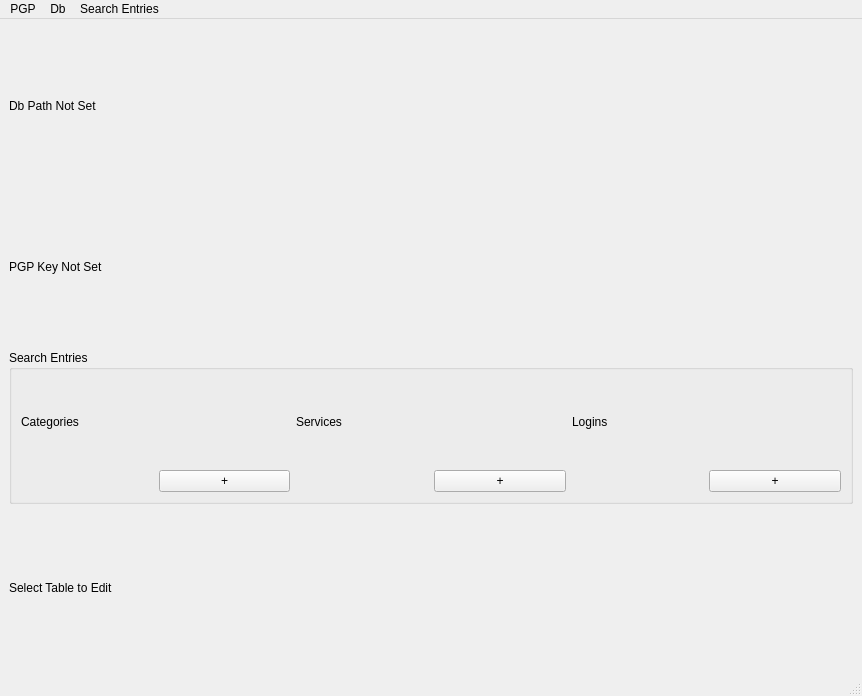
<?xml version="1.0" encoding="UTF-8"?>
<ui version="4.0">
 <class>MainWindow</class>
 <widget class="QMainWindow" name="MainWindow">
  <property name="geometry">
   <rect>
    <x>0</x>
    <y>0</y>
    <width>862</width>
    <height>696</height>
   </rect>
  </property>
  <property name="windowTitle">
   <string>MainWindow</string>
  </property>
  <widget class="QWidget" name="centralwidget">
   <layout class="QGridLayout" name="gridLayout_2">
    <item row="2" column="0">
     <widget class="QLabel" name="labelPGP">
      <property name="text">
       <string>PGP Key Not Set</string>
      </property>
     </widget>
    </item>
    <item row="1" column="0">
     <widget class="QLabel" name="labelDbPath">
      <property name="text">
       <string>Db Path Not Set</string>
      </property>
     </widget>
    </item>
    <item row="4" column="0" colspan="2">
     <widget class="QGroupBox" name="searchGroupBox">
      <property name="title">
       <string>Search Entries</string>
      </property>
      <layout class="QGridLayout" name="gridLayout_3">
       <item row="1" column="8">
        <widget class="QPushButton" name="loginsPushButton">
         <property name="text">
          <string>+</string>
         </property>
        </widget>
       </item>
       <item row="1" column="3">
        <widget class="QPushButton" name="categoriesPushButton">
         <property name="toolTip">
          <string>New Category</string>
         </property>
         <property name="text">
          <string>+</string>
         </property>
         <property name="checkable">
          <bool>false</bool>
         </property>
        </widget>
       </item>
       <item row="0" column="5">
        <widget class="QLabel" name="label_2">
         <property name="text">
          <string>Services</string>
         </property>
        </widget>
       </item>
       <item row="0" column="7">
        <widget class="QLabel" name="label_3">
         <property name="text">
          <string>Logins</string>
         </property>
        </widget>
       </item>
       <item row="1" column="6">
        <widget class="QPushButton" name="servicesPushButton">
         <property name="toolTip">
          <string>Add New Service</string>
         </property>
         <property name="text">
          <string>+</string>
         </property>
        </widget>
       </item>
       <item row="0" column="2">
        <widget class="QLabel" name="label">
         <property name="text">
          <string>Categories</string>
         </property>
        </widget>
       </item>
      </layout>
     </widget>
    </item>
    <item row="5" column="0">
     <widget class="QLabel" name="labelComboBoxTables">
      <property name="text">
       <string>Select Table to Edit</string>
      </property>
     </widget>
    </item>
   </layout>
  </widget>
  <widget class="QMenuBar" name="menubar">
   <property name="geometry">
    <rect>
     <x>0</x>
     <y>0</y>
     <width>862</width>
     <height>24</height>
    </rect>
   </property>
   <widget class="QMenu" name="menuPGP">
    <property name="title">
     <string>PGP</string>
    </property>
    <addaction name="actionSet_Key"/>
   </widget>
   <widget class="QMenu" name="menuDb">
    <property name="title">
     <string>Db</string>
    </property>
    <addaction name="actionSet_Db"/>
    <addaction name="actionCreate_New_Db"/>
    <addaction name="actionAdd_Db_Defaults"/>
    <addaction name="actionAdd_Category"/>
    <addaction name="actionAdd_Service"/>
    <addaction name="actionAdd_Login"/>
    <addaction name="actionAdd_Entry"/>
   </widget>
   <widget class="QMenu" name="menuSearch_Entries">
    <property name="title">
     <string>Search Entries</string>
    </property>
    <addaction name="actionUpdate_Search_Filters_View"/>
   </widget>
   <addaction name="menuPGP"/>
   <addaction name="menuDb"/>
   <addaction name="menuSearch_Entries"/>
  </widget>
  <widget class="QStatusBar" name="statusbar"/>
  <action name="actionSet_Key">
   <property name="text">
    <string>Set Key</string>
   </property>
  </action>
  <action name="actionSet_Db">
   <property name="text">
    <string>Set Db</string>
   </property>
  </action>
  <action name="actionCreate_New_Db">
   <property name="text">
    <string>Create New Db</string>
   </property>
  </action>
  <action name="actionAdd_Db_Defaults">
   <property name="text">
    <string>Add Db Defaults</string>
   </property>
  </action>
  <action name="actionAdd_Category">
   <property name="text">
    <string>Add Category</string>
   </property>
  </action>
  <action name="actionAdd_Service">
   <property name="text">
    <string>Add Service</string>
   </property>
  </action>
  <action name="actionAdd_Login">
   <property name="text">
    <string>Add Login</string>
   </property>
  </action>
  <action name="actionAdd_Entry">
   <property name="text">
    <string>Add Entry</string>
   </property>
  </action>
  <action name="actionPopulate_Search_Filters">
   <property name="text">
    <string>Update Search Filters View</string>
   </property>
  </action>
  <action name="actionUpdate_Search_Filters_View">
   <property name="text">
    <string>Update Search Filters View</string>
   </property>
  </action>
 </widget>
 <resources/>
 <connections/>
</ui>
